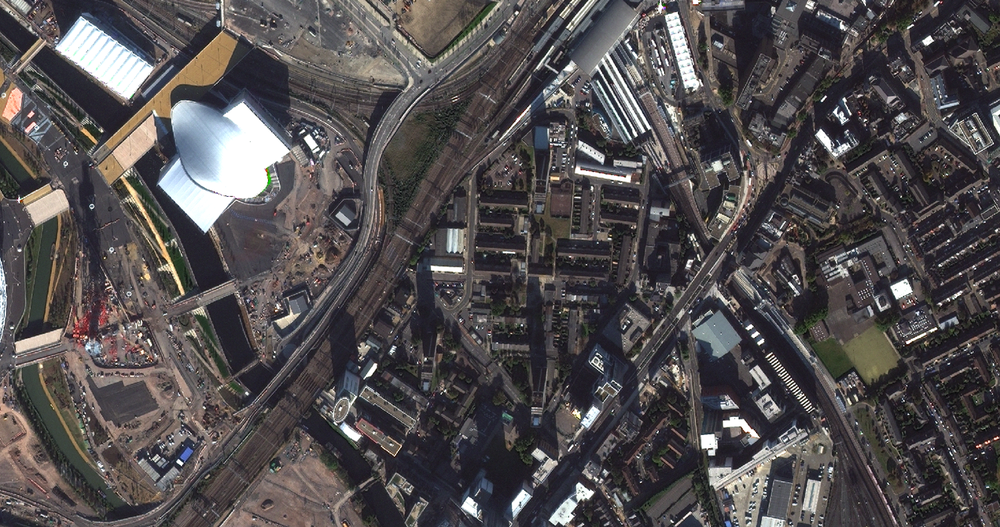
#> input picture Picture2.png, 1000 x 527 px, shrunk from 1500 x 790 before the run
$ jupyter execute 'feature matching.ipynb'   (shell and % lines are left out)
#> lines starting #> are read from the running program, lines starting #| are printed output that depends on the picture
## Interest Points and Matching

We will go through the steps of matching interest / key points from one image to another (left to right). We use OpenCV for this task, an open source image processing library. We also use matplotlib to display the images within this notebook. First we load the images and convert them to grayscale images. The we extract the keypoint locations and the SIFT descriptor for every location. In the final step we match the features according by the Euclidean distance (L2 norm) of their descriptors.

### Imports

[cell 1]
import cv2
from matplotlib import pyplot as plt

print('OpenCV version: {}'.format(cv2.__version__))

# Use the following line in Google Colab to change to the directory that holds the images.
%cd '/content/'

### Load images

[cell 2]
# Open CV is a image processing library. install with
# pip install opencv-python
left = cv2.imread(r'Picture2.png')
#> left is the input picture: shape (527, 1000, 3); mean B, G, R 79.4, 78.1, 82.2
right = cv2.imread(r'Picture3.png')
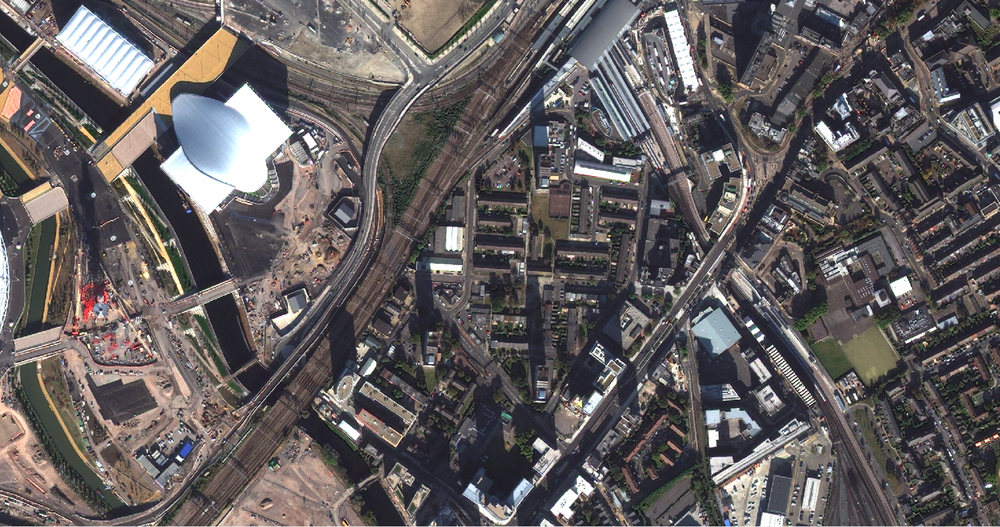
#> input picture Picture3.png, 1000 x 527 px, shrunk from 1500 x 791 before the run
#> right is the input picture: shape (527, 1000, 3); mean B, G, R 93.9, 93.3, 98.5
plt.figure(figsize = (20,20))
plt.imshow(left)
plt.show()

print('Left image size: {}'.format(left.shape))
#| Left image size: (527, 1000, 3)
print('Right image size: {}'.format(right.shape))
#| Right image size: (527, 1000, 3)

# convert to greyscale
left_g = cv2.cvtColor(left, cv2.COLOR_BGR2GRAY)
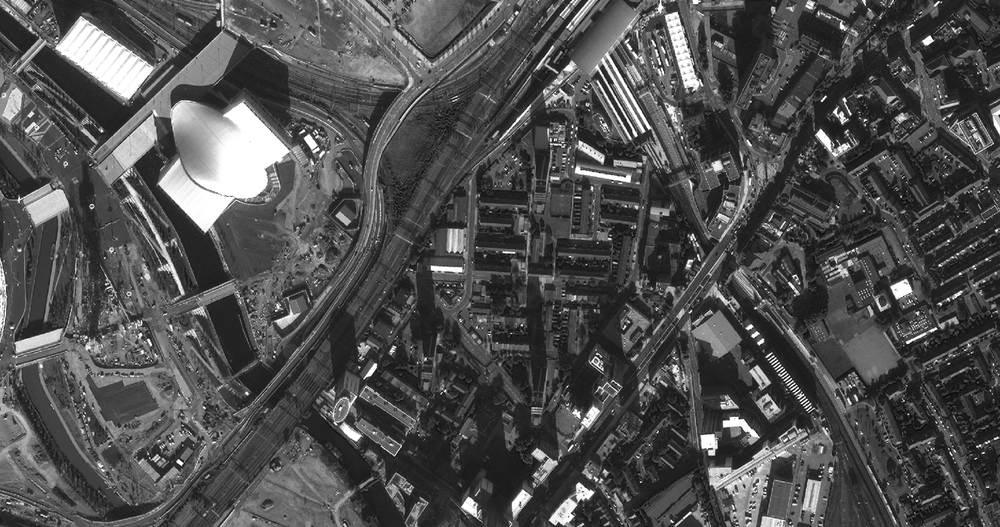
#> left_g: shape (527, 1000); min 0, max 255, mean 79.5
right_g = cv2.cvtColor(right, cv2.COLOR_BGR2GRAY)
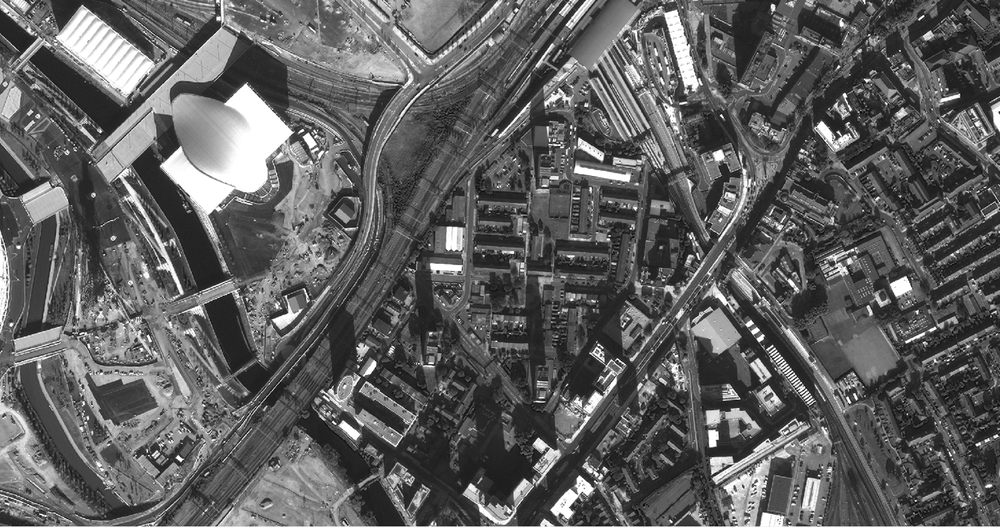
#> right_g: shape (527, 1000); min 0, max 255, mean 94.9

### Extract key-points and descriptors using SIFT (Scale-Invariant Feature Transform)

[cell 3]
# sift is copyrighted. install with
# pip install opencv-contrib-python
# OpenCV 4.0 use
sift = cv2.SIFT_create()

#OpenCV 3.0 use
#sift = cv2.xfeatures2d.SIFT_create()

left_p, left_d = sift.detectAndCompute(left_g, None)
#> left_p = 5555 keypoints; strongest (x, y, size): (928, 41, 6), (901, 289, 11.8), (709, 442, 11.4), (469, 506, 10.3)
right_p, right_d = sift.detectAndCompute(right_g, None)
#> right_p = 6608 keypoints; strongest (x, y, size): (901, 287, 12), (845, 95, 2.9), (539, 444, 7.4), (838, 67, 1.9)

result = cv2.drawKeypoints(left, left_p, None, flags=cv2.DRAW_MATCHES_FLAGS_DRAW_RICH_KEYPOINTS)
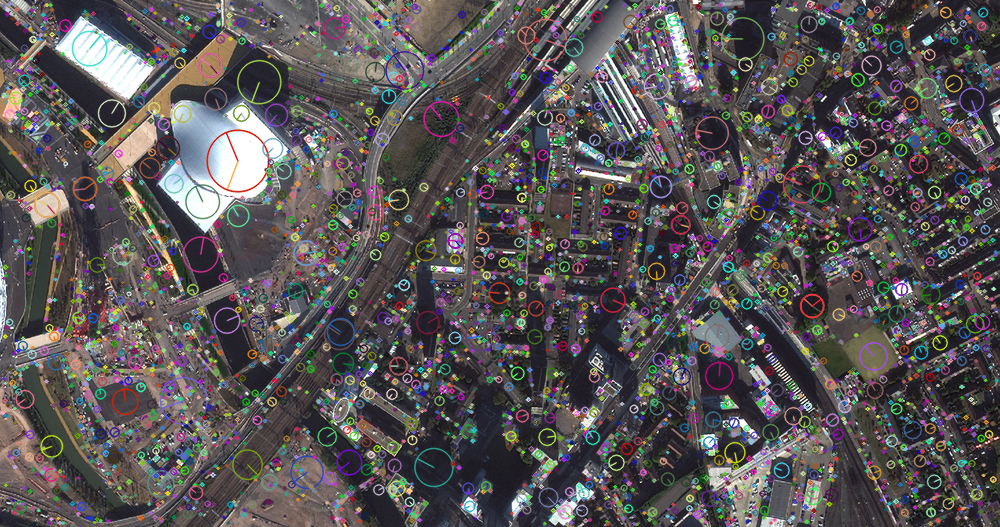
#> result: shape (527, 1000, 3); mean B, G, R 85.7, 84.7, 88.5
plt.figure(figsize = (20,20))
plt.imshow(result)
plt.show()

print('no. of SIFT keypoints left: {}, right:{}'.format(len(left_p), len(right_p)))
#| no. of SIFT keypoints left: 5555, right:6608

### Alternative: Extract key-points and descriptors using ORB (Oriented FAST and Rotated BRIEF)

[cell 4]
# [9 lines of commented-out code are left out]

### Match descriptors

[cell 5]
matcher = cv2.BFMatcher(cv2.NORM_L2, crossCheck=True) # so called brute force (BF) matcher
matches = matcher.match(left_d, right_d)
#> matches = 2471 matches

print('no. of matches: {}'.format(len(matches)))
#| no. of matches: 2471

# Sort the matches by Euclidean distance
matches = sorted(matches, key=lambda x:x.distance)

### Show matches
 Show the matches (only the first n=50) by drawing a line from keypoints in the left image to matched keypoints in teh right image

[cell 6]
n=50
result = cv2.drawMatches(left_g, left_p, right_g, right_p, matches[:n],
                         None, (256, 0, 0), flags=2)
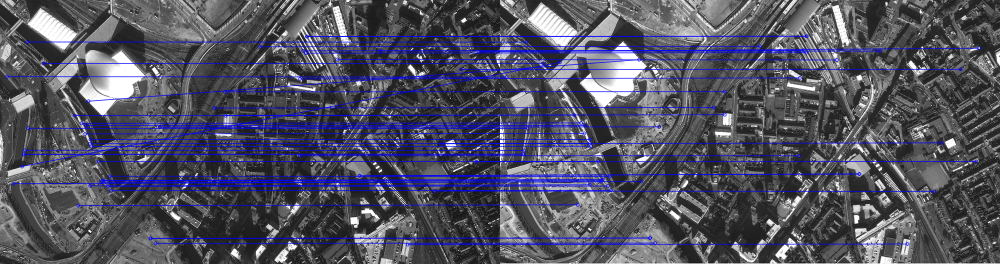
#> result: shape (527, 2000, 3) (shown at 1/2 size); mean of channels 0, 1, 2 97.7, 82.1, 82.1; drawn as B, G, R
plt.figure(figsize = (20,20))
plt.imshow(result)
plt.show()
